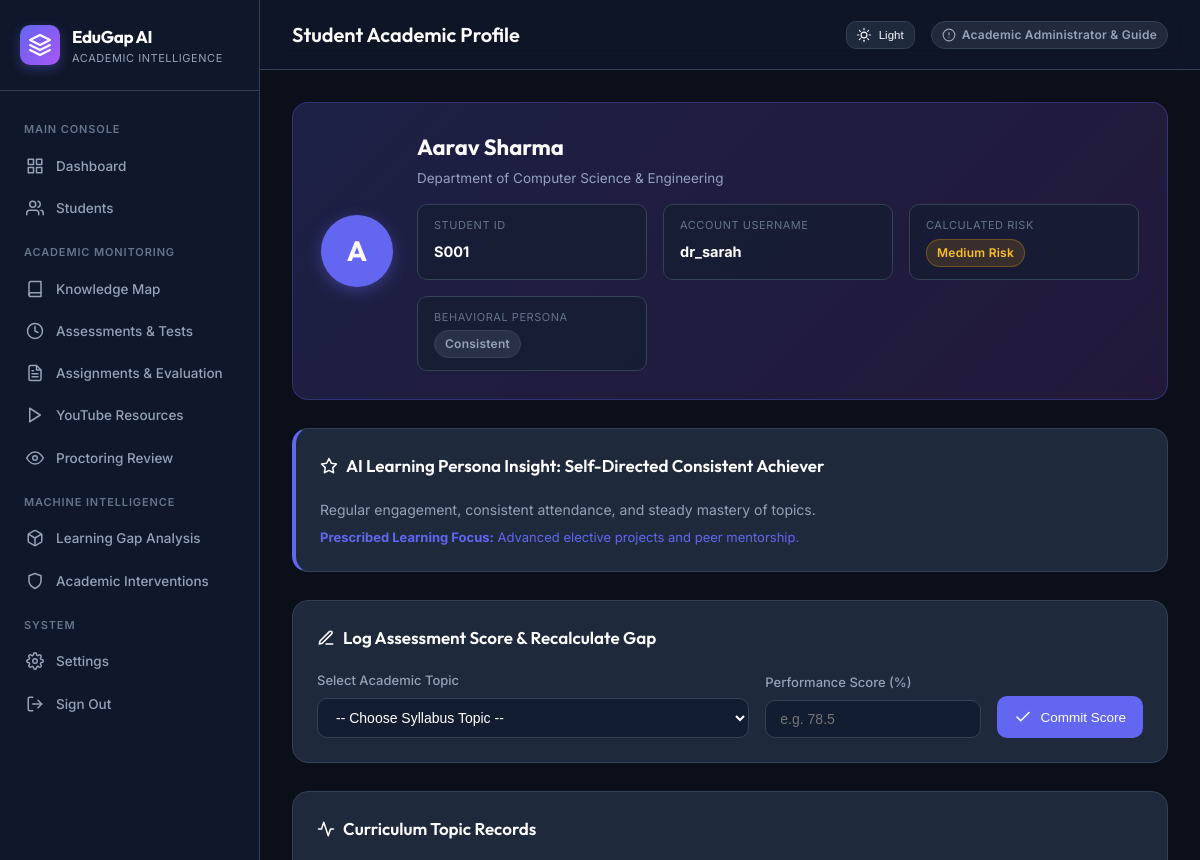
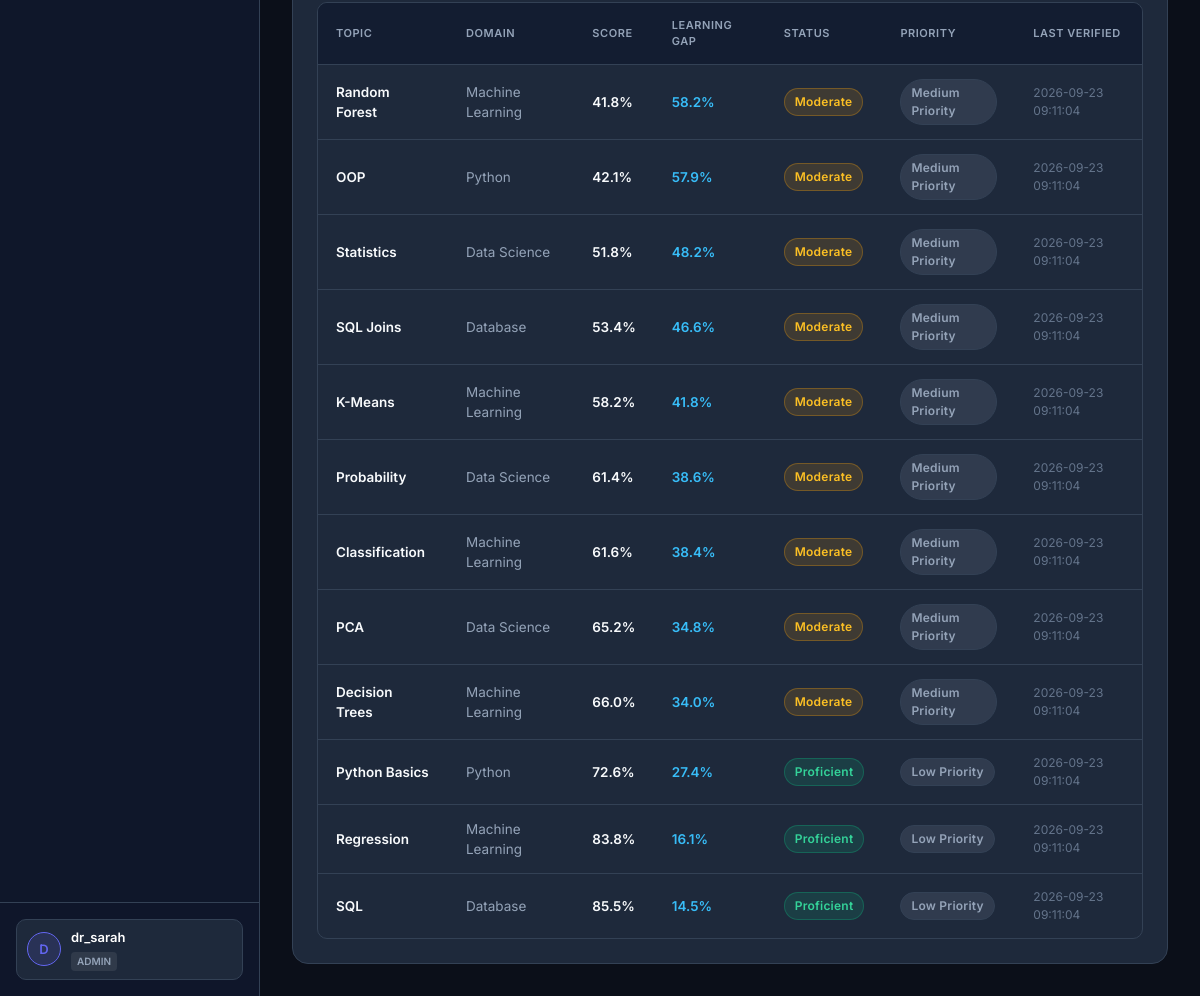
The app's page /profile (signed in) with its own data (2 pictures, top to bottom).
### tables this page shows
CREATE TABLE students (
    student_id TEXT PRIMARY KEY,
    average_quiz_score REAL,
    average_assignment_score REAL,
    average_learning_gap REAL,
    average_attendance REAL,
    overall_risk TEXT
, name TEXT, email TEXT, department TEXT DEFAULT 'Computer Science & Engineering', enrollment_date TEXT DEFAULT '2025-08-01');

CREATE TABLE student_topics (

    id INTEGER PRIMARY KEY AUTOINCREMENT,

    student_id TEXT NOT NULL,

    topic_id INTEGER NOT NULL,

    score REAL DEFAULT 0,

    learning_gap_score REAL DEFAULT 0,

    gap_category TEXT,

    priority TEXT,

    last_updated TIMESTAMP DEFAULT CURRENT_TIMESTAMP,

    FOREIGN KEY (topic_id)
        REFERENCES topics(id)

);

CREATE TABLE topics (

    id INTEGER PRIMARY KEY AUTOINCREMENT,

    topic_name TEXT NOT NULL UNIQUE,

    subject TEXT,

    description TEXT

);

### app.py (the view, shortened to what this page needs)
@app.route("/profile")
@login_required
def profile():
    student_id = session.get("student_id")
    if not student_id:
        student_id = "S001"
    connection = get_db_connection()
    student = connection.execute(
        "SELECT * FROM students WHERE student_id = ?",
        (student_id,)
    ).fetchone()
    topics = connection.execute(
        "SELECT * FROM topics ORDER BY id"
    ).fetchall()
    performance_data = connection.execute("""
        SELECT
            st.id,
            st.student_id,
            st.topic_id,
            st.score,
            st.learning_gap_score,
            st.gap_category,
            st.priority,
            st.last_updated,
            t.topic_name,
            t.subject
        FROM student_topics st
        JOIN topics t ON st.topic_id = t.id
        WHERE st.student_id = ?
        ORDER BY st.learning_gap_score DESC
    """, (student_id,)).fetchall()
    connection.close()
    features = {
        "quiz_score": student["average_quiz_score"] if student and "average_quiz_score" in student.keys() else 50,
        "assignment_score": student["average_assignment_score"] if student and "average_assignment_score" in student.keys() else 50,
        "attendance": student["average_attendance"] if student and "average_attendance" in student.keys() else 75,
        "videos_watched": 4,
        "lessons_completed": 5,
        "login_frequency": 3,
        "days_inactive": 5,
        "engagement_score": 50
    }
    persona = get_student_cluster_persona(features)
    return render_template(
        "profile.html",
        student=student,
        topics=topics,
        performance_data=performance_data,
        persona=persona
    )

### app.py (called while the page is built)
def get_db_connection():
    connection = sqlite3.connect(DATABASE)
    connection.row_factory = sqlite3.Row
    return connection

def login_required(f):
    @wraps(f)
    def decorated_function(*args, **kwargs):
        if "user_id" not in session:
            flash("Please authenticate to access the academic platform.", "info")
            return redirect(url_for("login"))
        return f(*args, **kwargs)
    return decorated_function

### src/ai_engine.py (called while the page is built)
def get_kmeans_model():
    global _kmeans_model, _scaler_model
    if _kmeans_model is None and KMEANS_FILE.exists():
        _kmeans_model = joblib.load(KMEANS_FILE)
    if _scaler_model is None and SCALER_FILE.exists():
        _scaler_model = joblib.load(SCALER_FILE)
    return _kmeans_model, _scaler_model

### templates/profile.html (shortened to what this page needs)
{% extends "base.html" %}
{% block header_title %}Student Academic Profile{% endblock %}
{% block content %}
<div class="profile-banner">
    <div class="profile-large-avatar">
        {% if student and student['name'] %}
        {{ student['name'][0]|upper }}
        {% elif session.get('username') %}
        {{ session.get('username')[0]|upper }}
        {% else %}
        U
        {% endif %}
    </div>
    <div class="profile-primary-info">
        <h2>
            {% if student and student['name'] %}
            {{ student['name'] }}
            {% else %}
            Registered Scholar
            {% endif %}
        </h2>
        <p>
            Department of
            {% if student and student['department'] %}
            {{ student['department'] }}
            {% else %}
            Computer Science & Engineering
            {% endif %}
        </p>
        <div class="info-grid">
            <div class="info-box">
                <span class="label">Student ID</span>
                <strong>
                    {% if student and student['student_id'] %}
                    {{ student['student_id'] }}
                    {% else %}
                    {{ session.get('student_id', 'S001') }}
                    {% endif %}
                </strong>
            </div>
            <div class="info-box">
                <span class="label">Account Username</span>
                <strong>
                    {{ session.get('username', 'Not available') }}
                </strong>
            </div>
            <div class="info-box">
                <span class="label">Calculated Risk</span>
                {% set risk = 'Low Risk' %}
                {% if student and student['overall_risk'] %}
                {% set risk = student['overall_risk'] %}
                {% elif student and student['average_learning_gap'] is defined %}
                {% if student['average_learning_gap'] >= 60 %}
                {% set risk = 'High Risk' %}
                {% elif student['average_learning_gap'] >= 30 %}
                {% set risk = 'Medium Risk' %}
                {% endif %}
                {% endif %}
                {% if risk == 'High Risk' %}
                <span class="badge badge-high">High Risk</span>
                {% elif risk == 'Medium Risk' %}
                <span class="badge badge-medium">Medium Risk</span>
                {% else %}
                <span class="badge badge-low">Low Risk</span>
                {% endif %}
            </div>
            <div class="info-box">
                <span class="label">Behavioral Persona</span>
                <span class="badge badge-neutral">
                    {% if persona and persona.get('badge') %}
                    {{ persona.get('badge') }}
                    {% else %}
                    Consistent
                    {% endif %}
                </span>
            </div>
        </div>
    </div>
</div>
<div class="card" style="margin-bottom: 28px; border-left: 4px solid var(--primary);">
    <div class="card-header">
        <h3>
            <svg class="icon" viewBox="0 0 24 24">
                <polygon
                    points="12 2 15.09 8.26 22 9.27 17 14.14 18.18 21.02 12 17.77 5.82 21.02 7 14.14 2 9.27 8.91 8.26 12 2" />
            </svg>
            <span>
                AI Learning Persona Insight:
                {% if persona and persona.get('name') %}
                {{ persona.get('name') }}
                {% else %}
                Consistent Learner
                {% endif %}
            </span>
        </h3>
    </div>
    <p style="color: var(--text-secondary); font-size: 14px; margin-bottom: 8px;">
        {% if persona and persona.get('desc') %}
        {{ persona.get('desc') }}
        {% else %}
        Your learning activity shows a consistent academic engagement pattern.
        {% endif %}
    </p>
    <div style="font-size: 13px; color: var(--primary);">
        <strong>Prescribed Learning Focus:</strong>
        {% if persona and persona.get('recommendation_focus') %}
        {{ persona.get('recommendation_focus') }}
        {% else %}
        Continue regular practice and focus on topics with higher learning gaps.
        {% endif %}
    </div>
</div>
<div class="card" style="margin-bottom: 28px;">
    <div class="card-header">
        <h3>
            <svg class="icon" viewBox="0 0 24 24">
                <path d="M12 20h9" />
                <path d="M16.5 3.5a2.121 2.121 0 0 1 3 3L7 19l-4 1 1-4L16.5 3.5z" />
            </svg>
            <span>
                Log Assessment Score & Recalculate Gap
            </span>
        </h3>
    </div>
    <form method="POST" action="{{ url_for('update_performance') }}">
        <div class="form-grid-2">
            <div class="form-group" style="margin-bottom: 0;">
                <label class="form-label" for="topic_id">
                    Select Academic Topic
                </label>
                <select name="topic_id" id="topic_id" class="form-control" required>
                    <option value="">
                        -- Choose Syllabus Topic --
                    </option>
                </select>
            </div>
            <div class="form-group" style="margin-bottom: 0;">
                <label class="form-label" for="score">
                    Performance Score (%)
                </label>
                <input type="number" id="score" name="score" class="form-control" min="0" max="100" step="0.1"
                    placeholder="e.g. 78.5" required>
            </div>
            <button type="submit" class="btn btn-primary" style="height: 42px;">
                <svg class="icon" viewBox="0 0 24 24">
                    <polyline points="20 6 9 17 4 12" />
                </svg>
                <span>Commit Score</span>
            </button>
        </div>
    </form>
</div>
<div class="card">
    <div class="card-header">
        <h3>
            <svg class="icon" viewBox="0 0 24 24">
                <polyline points="22 12 18 12 15 21 9 3 6 12 2 12" />
            </svg>
            <span>
                Curriculum Topic Records
            </span>
        </h3>
    </div>
    {% if performance_data %}
    <div class="table-container">
        <table>
            <thead>
                <tr>
                    <th>Topic</th>
                    <th>Domain</th>
                    <th>Score</th>
                    <th>Learning Gap</th>
                    <th>Status</th>
                    <th>Priority</th>
                    <th>Last Verified</th>
                </tr>
            </thead>
            <tbody>
                {% for item in performance_data %}
                <tr>
                    <td style="font-weight: 600;">
                        {{ item['topic_name'] }}
                    </td>
                    <td style="color: var(--text-secondary);">
                        {{ item['subject'] }}
                    </td>
                    <td>
                        <span style="font-weight: 600;">
                            {{ "%.1f"|format(item['score']|float) }}%
                        </span>
                    </td>
                    <td>
                        {% set gap = item['learning_gap_score']|float %}
                        {% if gap >= 60 %}
                        {% set gap_color = '#f87171' %}
                        {% elif gap >= 30 %}
                        {% set gap_color = '#fbbf24' %}
                        {% else %}
                        {% set gap_color = '#34d399' %}
                        {% endif %}
                        <span class="gap-value-text" style="font-weight: 600; color: #38bdf8;">
                            {{ "%.1f"|format(gap) }}%
                        </span>
                    </td>
                    <td>
                        {% set category = item['gap_category']|default('Low', true) %}
                        {% if category == 'High' or category == 'High Gap' %}
                        <span class="badge badge-high">
                            High Gap
                        </span>
                        {% elif category == 'Medium' or category == 'Medium Gap' %}
                        <span class="badge badge-medium">
                            Moderate
                        </span>
                        {% else %}
                        <span class="badge badge-low">
                            Proficient
                        </span>
                        {% endif %}
                    </td>
                    <td>
                        <span class="badge badge-neutral">
                            {{ item['priority']|default('Normal', true) }}
                        </span>
                    </td>
                    <td style="color: var(--text-muted); font-size: 12px;">
                        {{ item['last_updated']|default('Not available', true) }}
                    </td>
                </tr>
                {% endfor %}
            </tbody>
        </table>
    </div>
    {% endif %}
</div>
{% endblock %}

### templates/base.html (style rules this page uses)
:root { --bg-body: #0b0f19; --bg-sidebar: #0f172a; --bg-card: #1e293b; --bg-card-hover: #263349; --border-color: #334155; --text-primary: #f8fafc; --text-secondary: #94a3b8; --text-muted: #64748b; --primary: #6366f1; --primary-hover: #4f46e5; --primary-light: rgba(99, 102, 241, 0.15); --success: #10b981; --success-light: rgba(16, 185, 129, 0.15); --warning: #f59e0b; --warning-light: rgba(245, 158, 11, 0.15); --danger: #ef4444; --danger-light: rgba(239, 68, 68, 0.15); --info: #0ea5e9; --info-light: rgba(14, 165, 233, 0.15); --radius-sm: 6px; --radius-md: 10px; --radius-lg: 16px; --transition: all 0.2s cubic-bezier(0.4, 0, 0.2, 1); }
* { box-sizing: border-box; margin: 0; padding: 0; }
body { font-family: 'Inter', system-ui, -apple-system, sans-serif; background-color: var(--bg-body); color: var(--text-primary); line-height: 1.5; min-height: 100vh; display: flex; }
.icon { display: inline-flex; align-items: center; justify-content: center; width: 18px; height: 18px; stroke-width: 2; stroke: currentColor; fill: none; stroke-linecap: round; stroke-linejoin: round; flex-shrink: 0; }
.btn { display: inline-flex; align-items: center; justify-content: center; gap: 8px; padding: 8px 16px; font-size: 13.5px; font-weight: 500; border-radius: var(--radius-md); text-decoration: none; cursor: pointer; border: 1px solid transparent; transition: var(--transition); }
.btn-primary { background-color: var(--primary); color: #ffffff; }
.card { background: var(--bg-card); border: 1px solid var(--border-color); border-radius: var(--radius-lg); padding: 24px; transition: var(--transition); }
.card-header { display: flex; align-items: center; justify-content: space-between; margin-bottom: 20px; }
.card-header h3 { font-family: 'Outfit', sans-serif; font-size: 17px; font-weight: 600; color: #ffffff; display: flex; align-items: center; gap: 8px; }
.badge { display: inline-flex; align-items: center; gap: 6px; padding: 4px 10px; border-radius: 9999px; font-size: 12px; font-weight: 600; letter-spacing: 0.02em; }
.badge-medium { background: var(--warning-light); color: #fbbf24; border: 1px solid rgba(245, 158, 11, 0.3); }
.badge-low { background: var(--success-light); color: #34d399; border: 1px solid rgba(16, 185, 129, 0.3); }
.badge-neutral { background: rgba(148, 163, 184, 0.15); color: var(--text-secondary); border: 1px solid var(--border-color); }
.table-container { overflow-x: auto; border-radius: var(--radius-md); border: 1px solid var(--border-color); }
table { width: 100%; border-collapse: collapse; text-align: left; font-size: 13.5px; }
th { background: #131d31; color: var(--text-secondary); font-weight: 600; padding: 14px 18px; border-bottom: 1px solid var(--border-color); text-transform: uppercase; font-size: 11px; letter-spacing: 0.05em; }
td { padding: 14px 18px; border-bottom: 1px solid var(--border-color); color: var(--text-primary); }
tr:last-child td { border-bottom: none; }
.form-group { margin-bottom: 18px; }
.form-label { display: block; font-size: 13px; font-weight: 500; color: var(--text-secondary); margin-bottom: 8px; }
.form-control { width: 100%; background: #131d31; border: 1px solid var(--border-color); border-radius: var(--radius-md); padding: 10px 14px; color: #ffffff; font-size: 14px; outline: none; transition: var(--transition); }

### records on screen
students: name "A", name "Aarav Sharma", department "Computer Science & Engineering", student_id "S001"
student_topics: topic_name "Random Forest", subject "Machine Learning", score "41.8", learning_gap_score "58.2", gap_category "Moderate", priority "Medium Priority", last_updated "2026-09-23 09:11:04"
student_topics: topic_name "OOP", subject "Python", score "42.1", learning_gap_score "57.9", gap_category "Moderate", priority "Medium Priority", last_updated "2026-09-23 09:11:04"
student_topics: topic_name "Statistics", subject "Data Science", score "51.8", learning_gap_score "48.2", gap_category "Moderate", priority "Medium Priority", last_updated "2026-09-23 09:11:04"
student_topics: topic_name "SQL Joins", subject "Database", score "53.4", learning_gap_score "46.6", gap_category "Moderate", priority "Medium Priority", last_updated "2026-09-23 09:11:04"
student_topics: topic_name "K-Means", subject "Machine Learning", score "58.2", learning_gap_score "41.8", gap_category "Moderate", priority "Medium Priority", last_updated "2026-09-23 09:11:04"
student_topics: topic_name "Probability", subject "Data Science", score "61.4", learning_gap_score "38.6", gap_category "Moderate", priority "Medium Priority", last_updated "2026-09-23 09:11:04"
student_topics: topic_name "Classification", subject "Machine Learning", score "61.6", learning_gap_score "38.4", gap_category "Moderate", priority "Medium Priority", last_updated "2026-09-23 09:11:04"
student_topics: topic_name "PCA", subject "Data Science", score "65.2", learning_gap_score "34.8", gap_category "Moderate", priority "Medium Priority", last_updated "2026-09-23 09:11:04"
student_topics: topic_name "Decision Trees", subject "Machine Learning", score "66.0", learning_gap_score "34.0", gap_category "Moderate", priority "Medium Priority", last_updated "2026-09-23 09:11:04"
student_topics: topic_name "Python Basics", subject "Python", score "72.6", learning_gap_score "27.4", gap_category "Proficient", priority "Low Priority", last_updated "2026-09-23 09:11:04"
student_topics: topic_name "Regression", subject "Machine Learning", score "83.8", learning_gap_score "16.1", gap_category "Proficient", priority "Low Priority", last_updated "2026-09-23 09:11:04"
student_topics: topic_name "SQL", subject "Database", score "85.5", learning_gap_score "14.5", gap_category "Proficient", priority "Low Priority", last_updated "2026-09-23 09:11:04"

### other values on screen
{{ session.get("username", "U")[0]|upper }} "D"
{{ session.get("username", "User") }} "dr_sarah"
{{ session.get("role", "student") }} "ADMIN"
{{ session.get('username', 'Not available') }} "dr_sarah"
{{ persona.get('badge') }} "Consistent"
{{ persona.get('name') }} "Self-Directed Consistent Achiever"
{{ persona.get('desc') }} "Regular engagement, consistent attendance, and steady mastery of topics."
{{ persona.get('recommendation_focus') }} "Advanced elective projects and peer mentorship."
